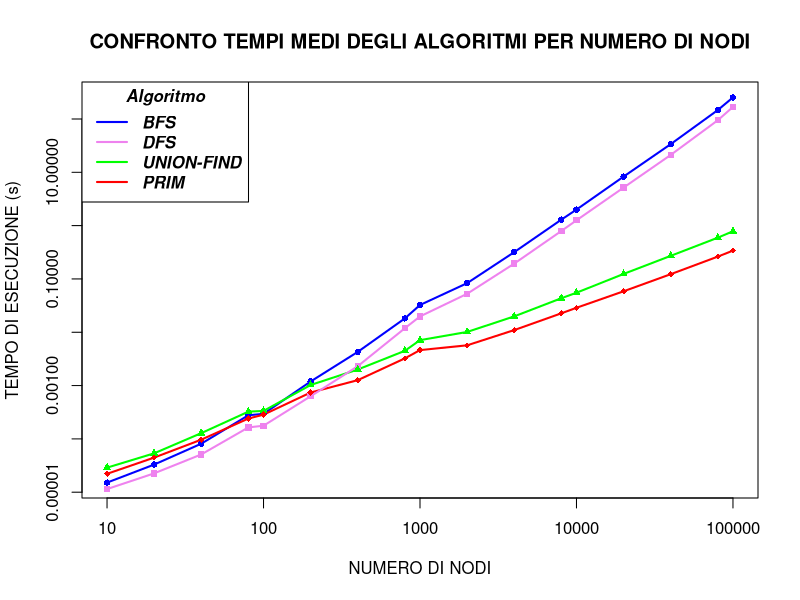

This figure's R source:
time = read.table("time.txt", header = TRUE, sep = ",", dec = ".")
weight_time = read.table("weight_over_time.txt", header = TRUE, sep = ",", dec = ".")
time$NODES = weight_time$NODES
me <- data.frame(time$NODES, time$PRIM, time$KRUSKAL.UNION, time$KRUSKAL.DFS, time$KRUSKAL.BFS)
colnames(me)  <- c("NODES", "PRIM", "UNION-FIND", "DFS", "BFS")
me <- aggregate(.~NODES, data = me, mean)

options(scipen=999)
plot(x = me$NODES, y = me$BFS, log = "xy", type = "l", col= "blue", ylab = "TEMPO DI ESECUZIONE (s)", xlab = "NUMERO DI NODI", main = "CONFRONTO TEMPI MEDI DEGLI ALGORITMI PER NUMERO DI NODI", lty = 1, lwd = 2)
lines(x = me$NODES, y = me$`UNION-FIND`, col= "green", lty = 1, lwd = 2)
lines(x = me$NODES, y = me$PRIM,col="red", lty = 1, lwd = 2)
lines(x = me$NODES, y = me$DFS,col="violet", lty = 1, lwd = 2)

points(x = me$NODES, y = me$DFS, pch= 15, col="violet", cex=0.85)
points(x = me$NODES, y = me$BFS, pch= 16, col="blue", cex=0.85)
points(x = me$NODES, y = me$`UNION-FIND`, pch= 17, col="green", cex=0.85)
points(x = me$NODES, y = me$PRIM, pch= 18, col="red", cex=0.85)
legend(legend=c("BFS", "DFS", "UNION-FIND", "PRIM"), col=c("blue", "violet", "green", "red"), title="Algoritmo", text.font=4, "topleft", lty= 1, lwd = 2)